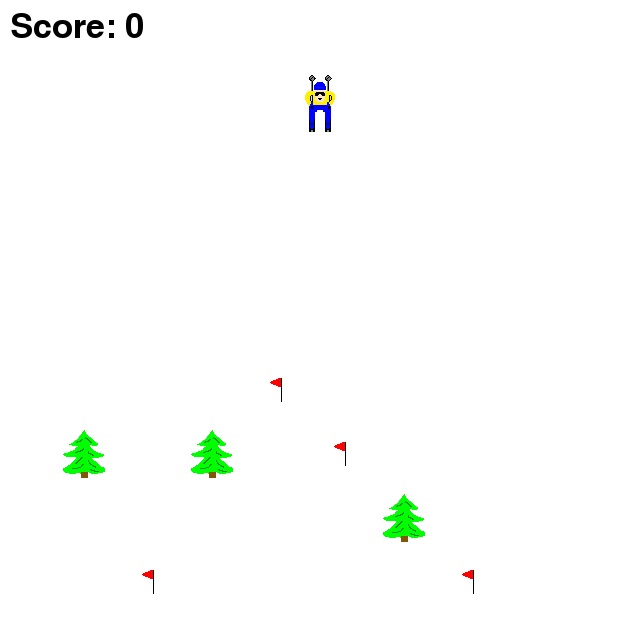
#> input picture Skier/image_processing_lab/sample1.png, 640 x 640 px, found by its file name
$ python test2.py
#> lines starting #> are read from the running program, lines starting #| are printed output that depends on the picture; after the words box and inside, x2 and y2 are one past the last pixel; in counts of white or black regions, pixels touching at a corner belong together
### Skier/image_processing_lab/imageProcessing.py
import cv2
import numpy as np


# [7 lines left out: function crop_frame, not called in this run]


def extract_objects(frame, bgr_list, thresh):
	"""
	function: extract the object specified color
	:param frame: image to be processing
	:param bgr_list: BGR color of objects to be extracted
	:param thresh: range of color
	:return: a list of coordinates of the center of extracted objects, just like [()]
	"""
	# color range of object
	minBGR = np.array([bgr_list[0] - thresh, bgr_list[1] - thresh, bgr_list[2] - thresh])
	maxBGR = np.array([bgr_list[0] + thresh, bgr_list[1] + thresh, bgr_list[2] + thresh])

	mask = cv2.inRange(frame, minBGR, maxBGR)
	cnts, _ = cv2.findContours(mask, cv2.RETR_EXTERNAL, cv2.CHAIN_APPROX_SIMPLE)

	coordinate_list = []
	for cnt in cnts:
		((x, y), radius) = cv2.minEnclosingCircle(cnt)
		center = (int(x), int(y))
		coordinate_list.append(center)

	# visualization
	# cv2.imshow("Result", mask)
	# cv2.waitKey()

	return coordinate_list


# test sample
# [13 lines that do not run on import are left out]

### Skier/image_processing_lab/test2.py
import cv2
from random import choice
import imageProcessing
import numpy as np

PLAYER_COLOR = [1, 240, 255]
FLAG_COLOR = [1, 1, 255]
TREE_COLOR = [1, 255, 1]
THRESH = 40

frame = cv2.imread(r"E:\Reserch\GameAI\skier\image_processing_lab\sample1.png")
#> frame is the input picture: shape (640, 640, 3); mean B, G, R 251.7, 253.5, 251.9

player_coordinate = imageProcessing.extract_objects(frame, PLAYER_COLOR, THRESH)
#> in extract_objects, `mask = cv2.inRange(frame, minBGR, maxBGR)`:
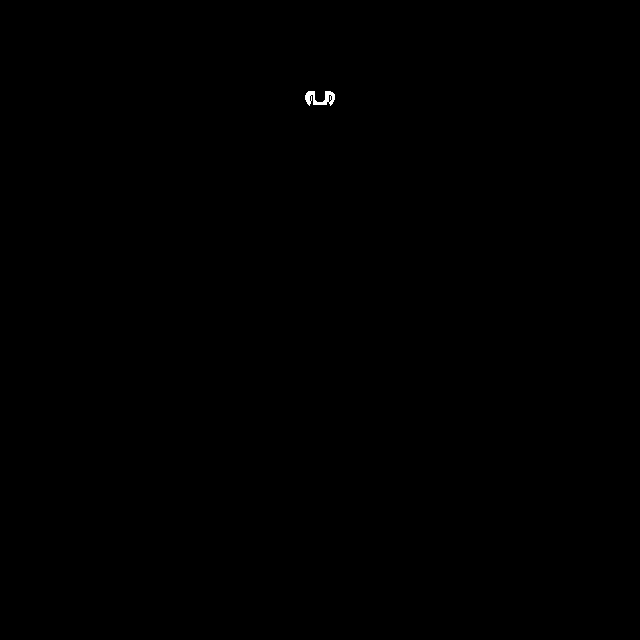
#> mask: shape (640, 640); 0.06% white; 1 white region
#> in extract_objects, `cnts, _ = cv2.findContours(mask, cv2.RETR_EXTERNAL, cv2.CHAIN_APPROX_S..`: cnts = 1 contour; box (x1, y1, x2, y2) and area: (305, 91, 335, 106) 207
#> the loop in extract_objects, `for cnt in cnts:` made 1 pass
#> (x, y, radius, center) on pass 1: (319.5, 96.5, 14.71, (319, 96))
#> after the loop in extract_objects, `for cnt in cnts:`: coordinate_list = [(319, 96)]
#> player_coordinate = [(319, 96)]
tree_coordinate = imageProcessing.extract_objects(frame, TREE_COLOR, THRESH)
#> call 2 of extract_objects, with thresh = 40
#> in extract_objects (call 2), `mask = cv2.inRange(frame, minBGR, maxBGR)`:
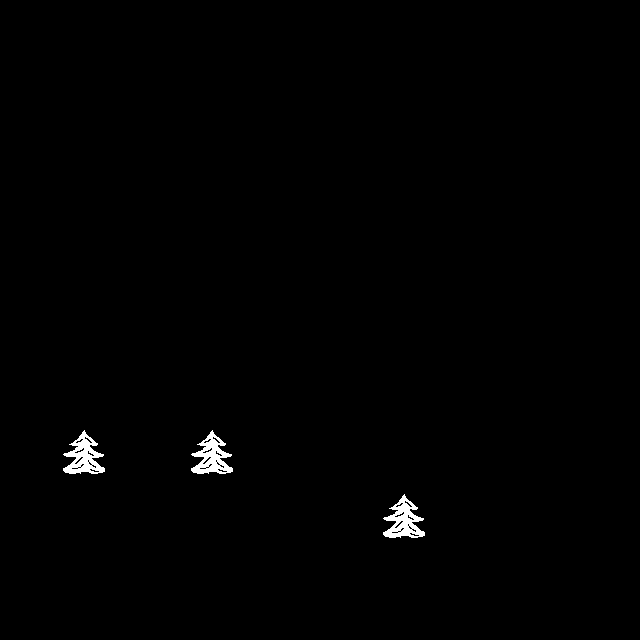
#> mask: shape (640, 640); 0.67% white; 3 white regions
#> in extract_objects (call 2), `cnts, _ = cv2.findContours(mask, cv2.RETR_EXTERNAL, cv2.CHAIN_APPROX_S..`: cnts = 3 contours; box (x1, y1, x2, y2) and area: (383, 494, 425, 538) 920, (191, 430, 233, 474) 920, (63, 430, 105, 474) 920
#> the loop in extract_objects (call 2), `for cnt in cnts:` made 3 passes
#> (x, y, center) on passes 1 to 3: (403.9, 519.4, (403, 519)), (211.9, 455.4, (211, 455)), (83.87, 455.4, (83, 455))
#> after the loop in extract_objects (call 2), `for cnt in cnts:`: coordinate_list = [(403, 519), (211, 455), (83, 455)]
#> tree_coordinate = [(403, 519), (211, 455), (83, 455)]

distance = [((player_coordinate[0][0] - tree[0])**2 + (player_coordinate[0][1] - tree[1])**2)**0.5 for tree in tree_coordinate]
#> distance = [431.3, 374.9, 429.6]

print(tree_coordinate)
#| [(403, 519), (211, 455), (83, 455)]
print(player_coordinate)
#| [(319, 96)]
min_distance_index = np.argmin(distance)
#> min_distance_index = 1
print(tree_coordinate[min_distance_index])
#| (211, 455)

$ run again, with Skier/image_processing_lab/sample4.png copied over Skier/image_processing_lab/sample1.png
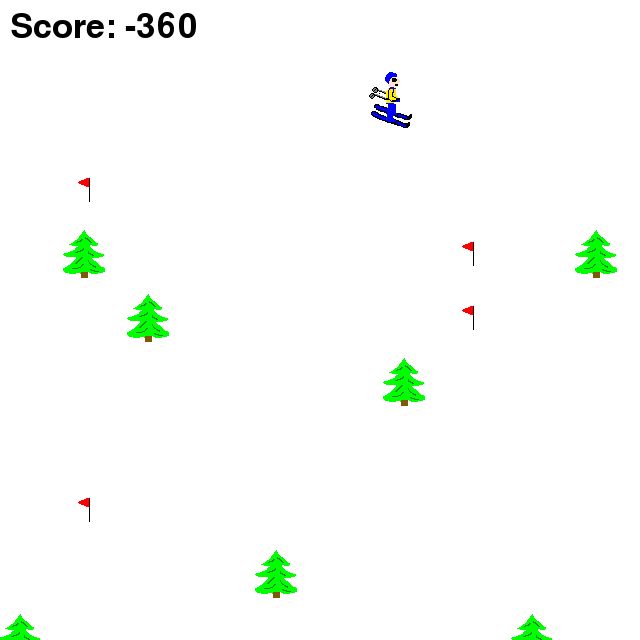
#> input picture Skier/image_processing_lab/sample4.png, 640 x 640 px, found by its file name
#> frame is the input picture: shape (640, 640, 3); mean B, G, R 249.6, 253, 249.6
#> mask: shape (640, 640); 0.02% white in thin lines or dots, all inside (x1, y1, x2, y2) = (386, 88, 398, 103)
#> cnts = 1 contour; box (x1, y1, x2, y2) and area: (386, 88, 398, 103) 62
#> the loop in extract_objects, `for cnt in cnts:` made 1 pass
#> (x, y, radius, center) on pass 1: (390.5, 95.5, 7.91, (390, 95))
#> after the loop in extract_objects, `for cnt in cnts:`: coordinate_list = [(390, 95)]
#> in extract_objects (call 2), `mask = cv2.inRange(frame, minBGR, maxBGR)`:
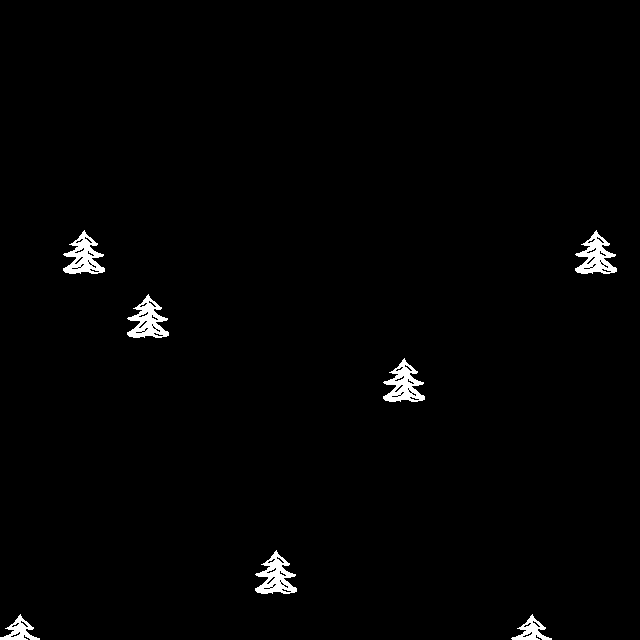
#> mask: shape (640, 640); 1.3% white; 7 white regions
#> cnts = 7 contours; box (x1, y1, x2, y2) and area: (255, 550, 297, 594) 920, (383, 358, 425, 402) 920, (127, 294, 169, 338) 920, (575, 230, 617, 274) 920, (63, 230, 105, 274) 920, (511, 614, 552, 640) 398, (0, 614, 40, 640) 398
#> the loop in extract_objects (call 2), `for cnt in cnts:` made 7 passes
#> (x, y, radius, center) on passes 1 to 7: (531.1, 634.4, 20.42, (531, 634)), (19.5, 634.1, 20.11, (19, 634)), (275.9, 575.4, 25.44, (275, 575)), (403.9, 383.4, 25.44, (403, 383)), (147.9, 319.4, 25.44, (147, 319)), (595.9, 255.4, 25.44, (595, 255)), (83.87, 255.4, 25.44, (83, 255))
#> after the loop in extract_objects (call 2), `for cnt in cnts:`: coordinate_list = [(531, 634), (19, 634), (275, 575), (403, 383), (147, 319), (595, 255), (83, 255)]
#> tree_coordinate has the same summary as coordinate_list in extract_objects
#> distance = [557.1, 654.3, 493.6, 288.3, 330.5, 260, 346.2]
#| [(531, 634), (19, 634), (275, 575), (403, 383), (147, 319), (595, 255), (83, 255)]
#| [(390, 95)]
#> min_distance_index = 5
#| (595, 255)
